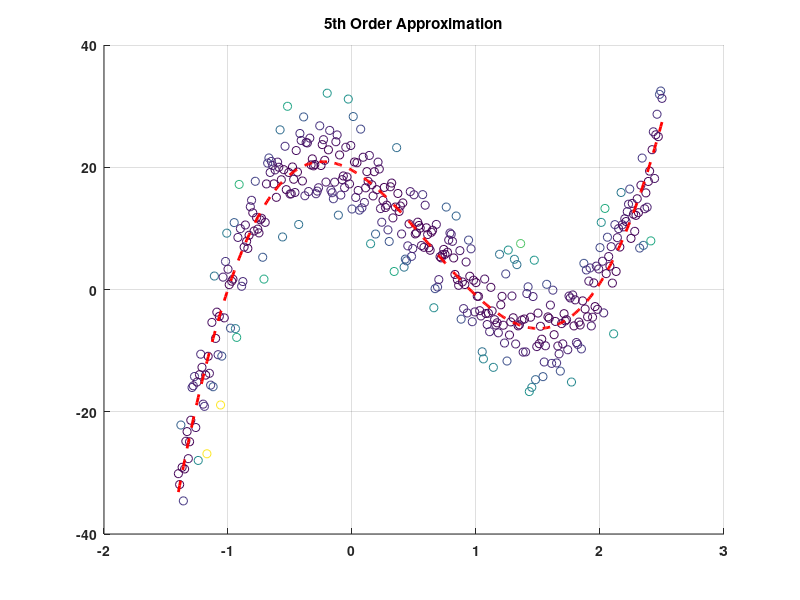

This chart was generated by the following MATLAB code:
%NZ

x = (-1.4:0.01:2.5)'; % This is the time samples 
y = 10*x.^3-20*x.^2-10*x+20; % This is the true model
noise = 5*randn(length(x),1); % Noise model 
yMeasured = y + noise; % This is the measurement. 
J = [x.^5,x.^4,x.^3,x.^2,x.^1,x.^0]; % Formulate Jacobian 
theta = pinv(J' * J) * J' * yMeasured % Normal Equation
yCalculated = J*theta; % Our predicted model

%% Below Code is to make a pretty plot 

fig = figure(1); % Make a figure
clf(fig) % Erase figure
hold on % Hold plot
error = (yMeasured - y).^2; % Error
scatter(x,yMeasured,[],error); % Plot measured data 
plot(x, yCalculated ,'r--','LineWidth',2) % Plot Results
grid on
title('5th Order Approximation')
set(gca,'FontSize',10,'FontWeight','bold');
set(gcf,'Units','Pixels');
set(gcf, 'Position', [500, 500, 700, 350]);
